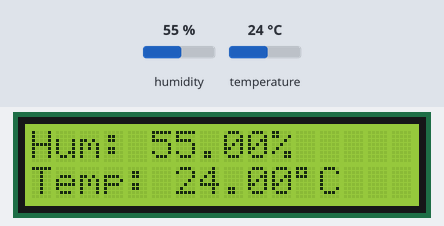
The sketch below on a simulated Arduino Uno, built with avr-gcc and run on an emulated ATmega328P. Shown: 16×2 character LCD. The inputs (shaded band) are chosen by the test bench; at power-on: humidity 55 %, temperature 24 °C. What the sketch prints to the serial monitor is not drawn.

Above: at 1.2 s.
1.3 s: humidity set to 22 %
At 2.5 s:
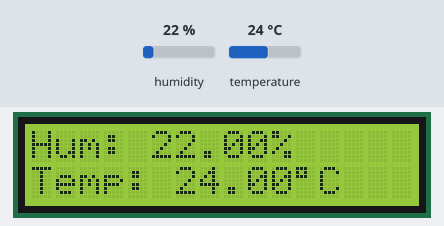
4.6 s: temperature set to 12 °C
At 6.7 s:
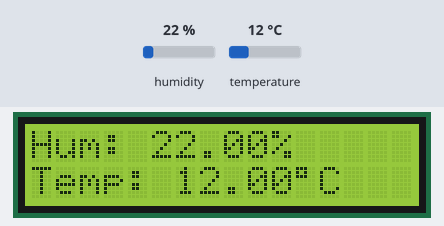
7.8 s: humidity set to 40 %
At 8.8 s:
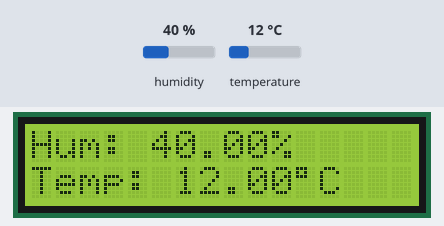
10.6 s: temperature set to 19 °C
At 12.9 s:
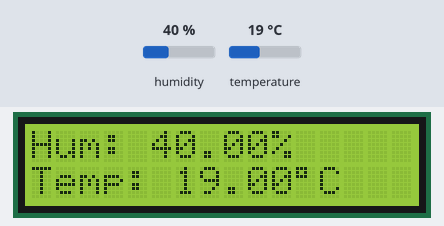
Timing chart, 0 to 14.4 s (numbered marks = the images above; inputs shaded):
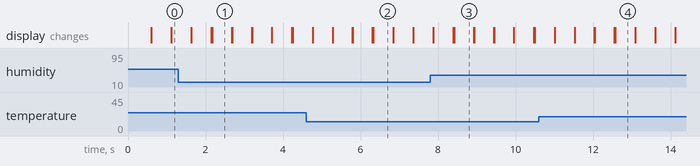

The sketch:

dht11-sensor.ino
```cpp
#include "DHT.h"
#define Type DHT11
#include <LiquidCrystal.h>
int rs=7;
int en=8;
int d4=9;
int d5=10;
int d6=11;
int d7=12;
LiquidCrystal lcd(rs,en,d4,d5,d6,d7);

int dhtpin=2;
DHT HT(dhtpin,Type);
float humidity;
float tempC;
float tempF;
int dt=250;

void setup() {
  Serial.begin(115200);
  HT.begin();
  lcd.begin(16,2);
}

void loop() {
  humidity=HT.readHumidity();
  tempC=HT.readTemperature();
  tempF=HT.readTemperature(true);

  lcd.print("Hum: " + String(humidity) +"%");
  lcd.setCursor(0,1);
  lcd.print("Temp: " + String(tempC));
  lcd.write(223);
  lcd.print("C");

  delay(dt);

  lcd.clear();

  Serial.println(humidity);
  Serial.println(tempC);
  Serial.println(tempF);
  Serial.println();


}
```

Measured:
- after the input at 1.3 s, the display: first differs from a run without the input after 0.87 s (image 1)
- after the input at 4.6 s, the display: first differs from a run without the input after 1.7 s (image 2)
- after the input at 7.8 s, the display: first differs from a run without the input after 0.62 s (image 3)
- after the input at 10.6 s, the display: first differs from a run without the input after 2.0 s (image 4)
- what the display in image 1 shows lasts 0.5 s, from 2.2 s to 2.7 s
